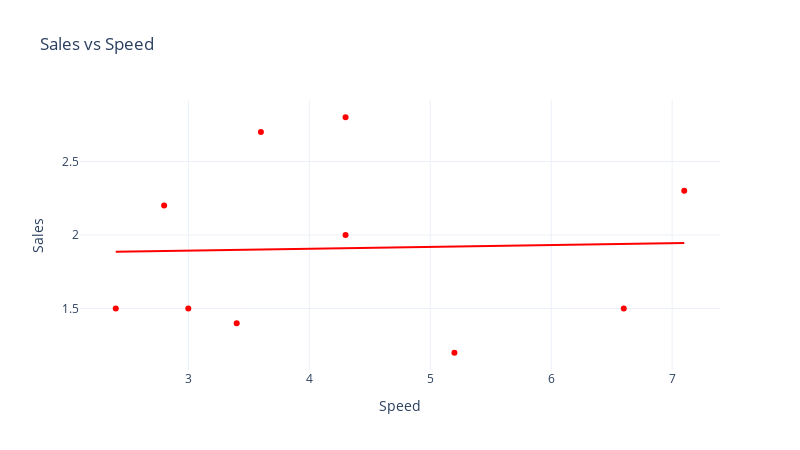

The notebook cell saved with this chart:
### Code cell
# plot sales against horsepower using plotly_white theme, and plot the regression line, size half of 16:9, red color
fig = px.scatter(df, x='Speed', y='Sales', title='Sales vs Speed', template='plotly_white', trendline='ols')
fig.update_traces(marker=dict(color='red'))
fig.update_layout(width=800, height=450)
fig.show()

### Figure 1 — Plotly figure (JSON) as saved in the notebook; plotly's stock layout.template omitted (floating-point values rounded to 4 significant figures)
{"data": [{"hovertemplate": "Speed=%{x}<br>Sales=%{y}<extra></extra>", "legendgroup": "", "marker": {"color": "red", "symbol": "circle"}, "mode": "markers", "name": "", "orientation": "v", "showlegend": false, "type": "scatter", "x": [6.6, 3.6, 7.1, 3.4, 2.8, 2.4, 4.3, 4.3, 3, 5.2], "xaxis": "x", "y": [1.5, 2.7, 2.3, 1.4, 2.2, 1.5, 2.8, 2, 1.5, 1.2], "yaxis": "y"}, {"hovertemplate": "<b>OLS trendline</b><br>Sales = 0.0128616 * Speed + 1.85508<br>R<sup>2</sup>=0.001287<br><br>Speed=%{x}<br>Sales=%{y} <b>(trend)</b><extra></extra>", "legendgroup": "", "marker": {"color": "red", "symbol": "circle"}, "mode": "lines", "name": "", "showlegend": false, "type": "scatter", "x": [2.4, 2.8, 3, 3.4, 3.6, 4.3, 4.3, 5.2, 6.6, 7.1], "xaxis": "x", "y": [1.886, 1.891, 1.894, 1.899, 1.901, 1.91, 1.91, 1.922, 1.94, 1.946], "yaxis": "y"}], "layout": {"height": 450, "legend": {"tracegroupgap": 0}, "title": {"text": "Sales vs Speed"}, "width": 800, "xaxis": {"anchor": "y", "domain": [0, 1], "title": {"text": "Speed"}}, "yaxis": {"anchor": "x", "domain": [0, 1], "title": {"text": "Sales"}}}}
